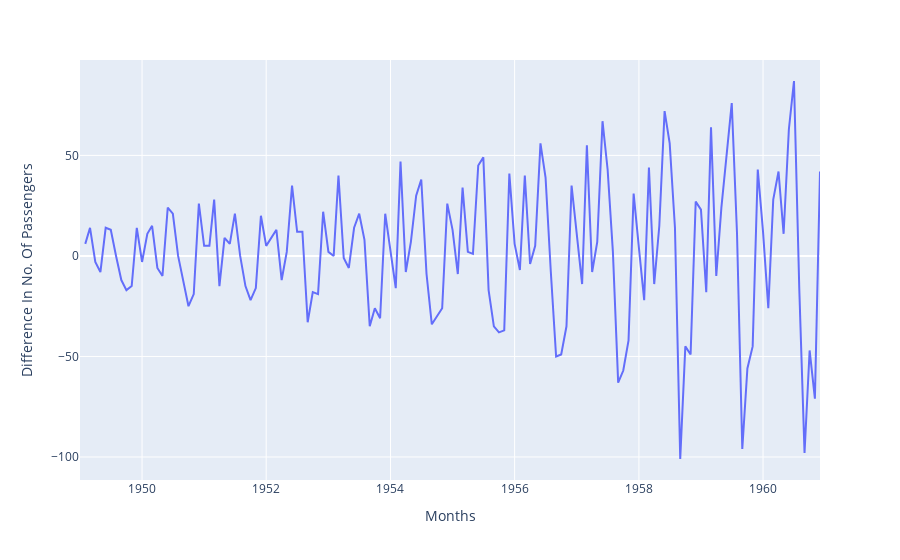

Source (notebook cell):
### Code cell
px.line(data,'Month','#Passengers_Diff',labels={'Month':'Months','#Passengers_Diff':'Difference In No. Of Passengers'})

### Figure 1 — Plotly figure (JSON) as saved in the notebook; plotly's stock layout.template omitted (floating-point values rounded to 4 significant figures; data arrays with more than 128 entries replaced by an {"elided": "..."} marker saying what was removed)
{"data": [{"hovertemplate": "Months=%{x}<br>Difference In No. Of Passengers=%{y}<extra></extra>", "legendgroup": "", "line": {"color": "#636efa", "dash": "solid"}, "marker": {"symbol": "circle"}, "mode": "lines", "name": "", "orientation": "v", "showlegend": false, "type": "scatter", "x": {"elided": "144 str values"}, "xaxis": "x", "y": {"elided": "144 int values"}, "yaxis": "y"}], "layout": {"legend": {"tracegroupgap": 0}, "margin": {"t": 60}, "xaxis": {"anchor": "y", "domain": [0, 1], "title": {"text": "Months"}}, "yaxis": {"anchor": "x", "domain": [0, 1], "title": {"text": "Difference In No. Of Passengers"}}}}
